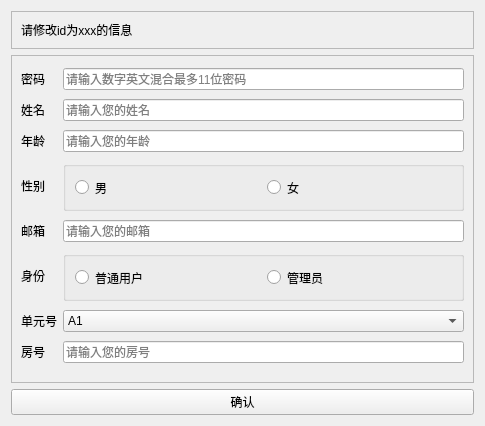
<?xml version="1.0" encoding="UTF-8"?>
<ui version="4.0">
 <class>update_win</class>
 <widget class="QWidget" name="update_win">
  <property name="geometry">
   <rect>
    <x>0</x>
    <y>0</y>
    <width>485</width>
    <height>426</height>
   </rect>
  </property>
  <property name="windowTitle">
   <string>Form</string>
  </property>
  <layout class="QVBoxLayout" name="verticalLayout">
   <item>
    <widget class="QFrame" name="frame">
     <property name="frameShape">
      <enum>QFrame::StyledPanel</enum>
     </property>
     <property name="frameShadow">
      <enum>QFrame::Raised</enum>
     </property>
     <layout class="QVBoxLayout" name="verticalLayout_2">
      <item>
       <widget class="QLabel" name="id_text">
        <property name="sizePolicy">
         <sizepolicy hsizetype="Preferred" vsizetype="Preferred">
          <horstretch>0</horstretch>
          <verstretch>1</verstretch>
         </sizepolicy>
        </property>
        <property name="text">
         <string>请修改id为xxx的信息</string>
        </property>
       </widget>
      </item>
     </layout>
    </widget>
   </item>
   <item>
    <widget class="QFrame" name="frame_2">
     <property name="sizePolicy">
      <sizepolicy hsizetype="Preferred" vsizetype="Preferred">
       <horstretch>0</horstretch>
       <verstretch>10</verstretch>
      </sizepolicy>
     </property>
     <property name="frameShape">
      <enum>QFrame::StyledPanel</enum>
     </property>
     <property name="frameShadow">
      <enum>QFrame::Raised</enum>
     </property>
     <layout class="QGridLayout" name="gridLayout">
      <item row="0" column="0">
       <widget class="QLabel" name="label">
        <property name="text">
         <string>密码</string>
        </property>
       </widget>
      </item>
      <item row="0" column="1">
       <widget class="QLineEdit" name="pw_text">
        <property name="placeholderText">
         <string>请输入数字英文混合最多11位密码</string>
        </property>
       </widget>
      </item>
      <item row="1" column="0">
       <widget class="QLabel" name="label_2">
        <property name="text">
         <string>姓名</string>
        </property>
       </widget>
      </item>
      <item row="1" column="1">
       <widget class="QLineEdit" name="name_text">
        <property name="placeholderText">
         <string>请输入您的姓名</string>
        </property>
       </widget>
      </item>
      <item row="2" column="0">
       <widget class="QLabel" name="label_3">
        <property name="text">
         <string>年龄</string>
        </property>
       </widget>
      </item>
      <item row="2" column="1">
       <widget class="QLineEdit" name="age_text">
        <property name="text">
         <string/>
        </property>
        <property name="placeholderText">
         <string>请输入您的年龄</string>
        </property>
       </widget>
      </item>
      <item row="3" column="0">
       <widget class="QLabel" name="label_4">
        <property name="text">
         <string>性别</string>
        </property>
       </widget>
      </item>
      <item row="3" column="1">
       <widget class="QGroupBox" name="sex_text">
        <property name="sizePolicy">
         <sizepolicy hsizetype="Preferred" vsizetype="Preferred">
          <horstretch>0</horstretch>
          <verstretch>0</verstretch>
         </sizepolicy>
        </property>
        <property name="maximumSize">
         <size>
          <width>16777215</width>
          <height>50</height>
         </size>
        </property>
        <property name="title">
         <string/>
        </property>
        <layout class="QHBoxLayout" name="horizontalLayout">
         <item>
          <widget class="QRadioButton" name="male_btn">
           <property name="text">
            <string>男</string>
           </property>
          </widget>
         </item>
         <item>
          <widget class="QRadioButton" name="female_btn">
           <property name="text">
            <string>女</string>
           </property>
          </widget>
         </item>
        </layout>
       </widget>
      </item>
      <item row="4" column="0">
       <widget class="QLabel" name="label_5">
        <property name="text">
         <string>邮箱</string>
        </property>
       </widget>
      </item>
      <item row="4" column="1">
       <widget class="QLineEdit" name="email_text">
        <property name="placeholderText">
         <string>请输入您的邮箱</string>
        </property>
       </widget>
      </item>
      <item row="5" column="0">
       <widget class="QLabel" name="label_6">
        <property name="text">
         <string>身份</string>
        </property>
       </widget>
      </item>
      <item row="5" column="1">
       <widget class="QGroupBox" name="groupBox_2">
        <property name="maximumSize">
         <size>
          <width>16777215</width>
          <height>50</height>
         </size>
        </property>
        <property name="title">
         <string/>
        </property>
        <layout class="QHBoxLayout" name="horizontalLayout_2">
         <item>
          <widget class="QRadioButton" name="user_btn">
           <property name="text">
            <string>普通用户</string>
           </property>
          </widget>
         </item>
         <item>
          <widget class="QRadioButton" name="manager_btn">
           <property name="text">
            <string>管理员</string>
           </property>
          </widget>
         </item>
        </layout>
       </widget>
      </item>
      <item row="6" column="0">
       <widget class="QLabel" name="label_7">
        <property name="text">
         <string>单元号</string>
        </property>
       </widget>
      </item>
      <item row="6" column="1">
       <widget class="QComboBox" name="house_num">
        <item>
         <property name="text">
          <string>A1</string>
         </property>
        </item>
        <item>
         <property name="text">
          <string>A2</string>
         </property>
        </item>
        <item>
         <property name="text">
          <string>B1</string>
         </property>
        </item>
        <item>
         <property name="text">
          <string>B2</string>
         </property>
        </item>
        <item>
         <property name="text">
          <string>C1</string>
         </property>
        </item>
        <item>
         <property name="text">
          <string>C2</string>
         </property>
        </item>
        <item>
         <property name="text">
          <string>D1</string>
         </property>
        </item>
        <item>
         <property name="text">
          <string>D2</string>
         </property>
        </item>
       </widget>
      </item>
      <item row="7" column="0">
       <widget class="QLabel" name="label_8">
        <property name="text">
         <string>房号</string>
        </property>
       </widget>
      </item>
      <item row="7" column="1">
       <widget class="QLineEdit" name="room_num">
        <property name="placeholderText">
         <string>请输入您的房号</string>
        </property>
       </widget>
      </item>
     </layout>
    </widget>
   </item>
   <item>
    <widget class="QPushButton" name="sure_btn">
     <property name="text">
      <string>确认</string>
     </property>
    </widget>
   </item>
  </layout>
 </widget>
 <resources/>
 <connections>
  <connection>
   <sender>male_btn</sender>
   <signal>toggled(bool)</signal>
   <receiver>update_win</receiver>
   <slot>boy_or_girl()</slot>
   <hints>
    <hint type="sourcelabel">
     <x>135</x>
     <y>192</y>
    </hint>
    <hint type="destinationlabel">
     <x>5</x>
     <y>121</y>
    </hint>
   </hints>
  </connection>
  <connection>
   <sender>female_btn</sender>
   <signal>toggled(bool)</signal>
   <receiver>update_win</receiver>
   <slot>boy_or_girl()</slot>
   <hints>
    <hint type="sourcelabel">
     <x>455</x>
     <y>192</y>
    </hint>
    <hint type="destinationlabel">
     <x>484</x>
     <y>136</y>
    </hint>
   </hints>
  </connection>
  <connection>
   <sender>user_btn</sender>
   <signal>toggled(bool)</signal>
   <receiver>update_win</receiver>
   <slot>user_or_manager()</slot>
   <hints>
    <hint type="sourcelabel">
     <x>138</x>
     <y>287</y>
    </hint>
    <hint type="destinationlabel">
     <x>7</x>
     <y>248</y>
    </hint>
   </hints>
  </connection>
  <connection>
   <sender>manager_btn</sender>
   <signal>toggled(bool)</signal>
   <receiver>update_win</receiver>
   <slot>user_or_manager()</slot>
   <hints>
    <hint type="sourcelabel">
     <x>455</x>
     <y>287</y>
    </hint>
    <hint type="destinationlabel">
     <x>477</x>
     <y>240</y>
    </hint>
   </hints>
  </connection>
  <connection>
   <sender>sure_btn</sender>
   <signal>clicked()</signal>
   <receiver>update_win</receiver>
   <slot>ok_threading()</slot>
   <hints>
    <hint type="sourcelabel">
     <x>398</x>
     <y>416</y>
    </hint>
    <hint type="destinationlabel">
     <x>386</x>
     <y>342</y>
    </hint>
   </hints>
  </connection>
  <connection>
   <sender>name_text</sender>
   <signal>textChanged(QString)</signal>
   <receiver>update_win</receiver>
   <slot>check()</slot>
   <hints>
    <hint type="sourcelabel">
     <x>173</x>
     <y>114</y>
    </hint>
    <hint type="destinationlabel">
     <x>15</x>
     <y>44</y>
    </hint>
   </hints>
  </connection>
  <connection>
   <sender>age_text</sender>
   <signal>textChanged(QString)</signal>
   <receiver>update_win</receiver>
   <slot>check()</slot>
   <hints>
    <hint type="sourcelabel">
     <x>235</x>
     <y>146</y>
    </hint>
    <hint type="destinationlabel">
     <x>5</x>
     <y>97</y>
    </hint>
   </hints>
  </connection>
  <connection>
   <sender>email_text</sender>
   <signal>textChanged(QString)</signal>
   <receiver>update_win</receiver>
   <slot>check()</slot>
   <hints>
    <hint type="sourcelabel">
     <x>394</x>
     <y>241</y>
    </hint>
    <hint type="destinationlabel">
     <x>476</x>
     <y>197</y>
    </hint>
   </hints>
  </connection>
  <connection>
   <sender>room_num</sender>
   <signal>textChanged(QString)</signal>
   <receiver>update_win</receiver>
   <slot>check()</slot>
   <hints>
    <hint type="sourcelabel">
     <x>145</x>
     <y>359</y>
    </hint>
    <hint type="destinationlabel">
     <x>480</x>
     <y>354</y>
    </hint>
   </hints>
  </connection>
 </connections>
 <slots>
  <slot>boy_or_girl()</slot>
  <slot>user_or_manager()</slot>
  <slot>ok_threading()</slot>
  <slot>check()</slot>
 </slots>
</ui>
